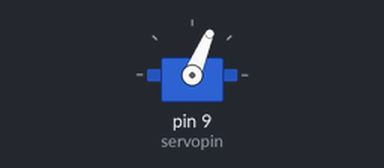
Recording of a sketch running on a simulated Arduino Uno, built with avr-gcc and run on an emulated ATmega328P. Shown: servo. Random numbers use the default seed unless the sketch sets one.

Above: at 0.1 s.
At 8.1 s:
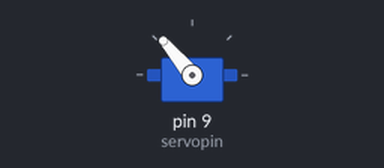
At 18.1 s:
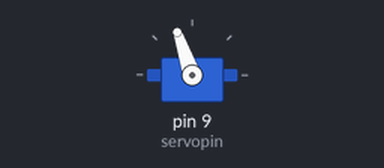
At 38.1 s:
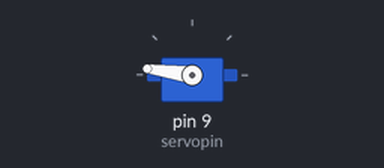
Timing chart, 0 to 39.6 s (numbered marks = the images above):
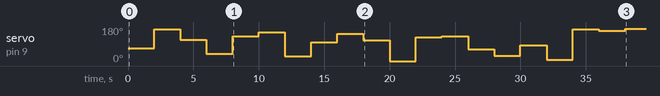

Measured:
- by itself, servo on pin 9 (servopin): 67° → 169° at 2.0 s, → 113° 2.0 s later, → 38° 2.0 s later, → 130° 2.0 s later, … (19 changes in this stretch)

The sketch:

sketch.ino
```cpp
#include <Servo.h>

Servo myservo;
const int servopin = 9;

void setup()
{
	myservo.attach(servopin);
}
void loop()
{
	myservo.write(random(0, 180));
  delay(2000);
}
```
